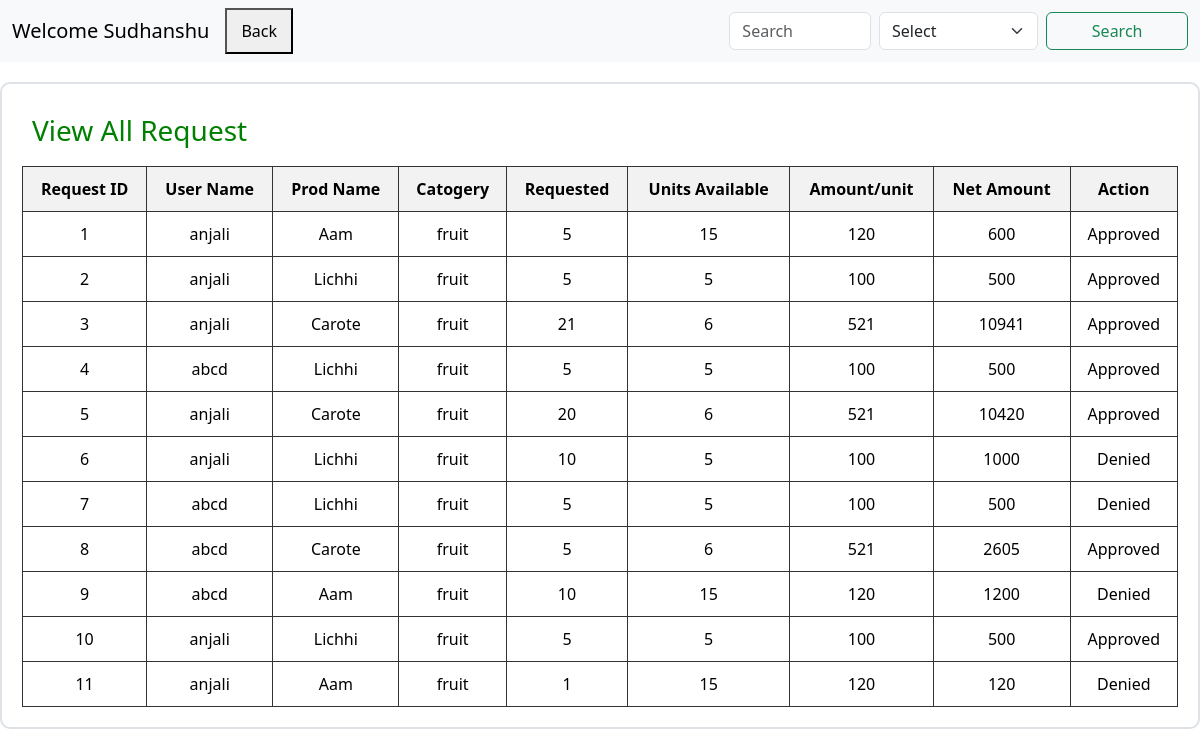
Page /admin/request on the committed database.
### application/models.py (models this page shows)
class User(db.Model):
    __tablename__ = "user"
    id = db.Column(db.Integer, primary_key=True)
    username = db.Column(db.String(20), unique=True, nullable=False)
    email = db.Column(db.String(30), unique=True, nullable=False)
    password = db.Column(db.String(20), nullable=False)
    type = db.Column(db.String(20), default="user", nullable=False)
    requests = db.relationship("Request", backref="user", )

class Request(db.Model):
    __tablename__ = "request"
    id = db.Column(db.Integer, primary_key=True)
    user_id = db.Column(db.Integer, db.ForeignKey("user.id"), nullable=False)
    prod_id = db.Column(db.Integer, db.ForeignKey("product.id"), nullable=False)
    units_requested=db.Column(db.Integer, nullable=False)
    status = db.Column(db.String(20), default="requested", nullable=False)

class Product(db.Model):
    __tablename__ = "product"
    id = db.Column(db.Integer, primary_key=True)
    prod_name = db.Column(db.String(20), nullable=False)
    category = db.Column(db.String(20), nullable=False)
    quantity = db.Column(db.Integer, nullable=False)
    price = db.Column(db.Integer, nullable=False)
    status = db.Column(db.String(20), default="available", nullable=False)
    requests = db.relationship("Request", backref="product",)

### application/controllers.py (the view)
@app.route("/admin/request")
def admin_requ():
    this_user=User.query.filter_by(type="admin").first()
    all_req=Request.query.all()
    return render_template("admin_req.html",this_user=this_user,all_req=all_req)

### templates/admin_req.html (shortened to what this page needs)
<!DOCTYPE html>
<html lang="en">
<head>
    <link rel="stylesheet" href="/static/style.css">
    <link href="https://cdn.jsdelivr.net/npm/bootstrap@5.3.8/dist/css/bootstrap.min.css" rel="stylesheet">
</head>
<body>
    <div class="main">
        <nav class="navbar navbar-expand-lg bg-body-tertiary">
            <div class="container-fluid">
                <a class="navbar-brand" href="#">Welcome {{this_user.username}} </a>
                <div class="collapse navbar-collapse" id="navbarSupportedContent">
                    <ul class="navbar-nav me-auto mb-2 mb-lg-0">
                    <li class="nav-item">
                    <button><a class="nav-link active" aria-current="page" href="/admin_dash">Back</a></button>
                    </li>
                </ul>
                <form class="d-flex" role="search" action="/search" method="GET" >
                    <input class="form-control me-2" type="search" placeholder="Search" name="search" aria-label="Search"/>
                    <select class="form-select me-2" aria-label="Default select example" name="key">
                        <option selected > Select </option>
                    </select>
                    <input class="btn btn-outline-success" type="submit" value="Search">
                </form>
                </div>
            </div>
        </nav>
        <div class="table">
            <h3>View All Request</h3>
            <div>
                <table>
                    <thead>
                    <tr>
                        <th>Request ID</th>
                        <th>User Name</th>
                        <th>Prod Name</th>
                        <th>Catogery</th>
                        <th>Requested</th>
                        <th>Units Available</th>
                        <th>Amount/unit</th>
                        <th>Net Amount</th>
                        <th>Action</th>
                    </tr>
                    </thead>
                    <tbody>
                    {% for i in all_req %}
                    <tr>
                        <td>{{ i.id}}</td>
                        <td>{{ i.user.username}}</td>
                        <td>{{ i.product.prod_name}}</td>
                        <td> {{ i.product.category }}</td>
                        <td> {{i.units_requested}}</td>
                        <td> {{i.product.quantity}}</td>
                        <td> {{i.product.price}}</td>
                        <td> {{i.units_requested * i.product.price}}</td>
                        <td> {%  if i.status=="requested" %}
                            <a href="/approve/{{i.id}}" class="g_btn">Approved</a>
                            <a href="/deny/{{i.id}}" class="r_btn">Denied</a>
                            {% elif i.status=="approved" %}
                             Approved
                            {% else %}
                             Denied
                            {% endif %}
                        </td>
                    </tr>
                    {% endfor %}
                    </tbody>
                </table>
            </div>
        </div>
    </div>
</body>
</html>

### static/style.css (style rules this page uses)
.btn { width: 100%; padding: 10px; background-color: black; color: white; cursor: pointer; }
.table { width: 90%; margin: 20px auto; padding: 20px; border: 2px solid #333; border-radius: 10px; background-color: #fff; }
.table table { width: 100%; border-collapse: collapse; }
.table th, .table td { border: 1px solid #333; padding: 10px; text-align: center; }
.table th { background-color: #f2f2f2; }
.table h3 { color: green; padding: 10px; }

### rows in the picture
User: username "Sudhanshu"
Request: id "1", user.username "anjali", product.prod_name "Aam", product.category "fruit", units_requested "5", product.quantity "15", product.price "120", i.units_requested*i.product.price "600", status "Approved"
Request: id "2", user.username "anjali", product.prod_name "Lichhi", product.category "fruit", units_requested "5", product.quantity "5", product.price "100", i.units_requested*i.product.price "500", status "Approved"
Request: id "3", user.username "anjali", product.prod_name "Carote", product.category "fruit", units_requested "21", product.quantity "6", product.price "521", i.units_requested*i.product.price "10941", status "Approved"
Request: id "4", user.username "abcd", product.prod_name "Lichhi", product.category "fruit", units_requested "5", product.quantity "5", product.price "100", i.units_requested*i.product.price "500", status "Approved"
Request: id "5", user.username "anjali", product.prod_name "Carote", product.category "fruit", units_requested "20", product.quantity "6", product.price "521", i.units_requested*i.product.price "10420", status "Approved"
Request: id "6", user.username "anjali", product.prod_name "Lichhi", product.category "fruit", units_requested "10", product.quantity "5", product.price "100", i.units_requested*i.product.price "1000", status "Denied"
Request: id "7", user.username "abcd", product.prod_name "Lichhi", product.category "fruit", units_requested "5", product.quantity "5", product.price "100", i.units_requested*i.product.price "500", status "Denied"
Request: id "8", user.username "abcd", product.prod_name "Carote", product.category "fruit", units_requested "5", product.quantity "6", product.price "521", i.units_requested*i.product.price "2605", status "Approved"
Request: id "9", user.username "abcd", product.prod_name "Aam", product.category "fruit", units_requested "10", product.quantity "15", product.price "120", i.units_requested*i.product.price "1200", status "Denied"
Request: id "10", user.username "anjali", product.prod_name "Lichhi", product.category "fruit", units_requested "5", product.quantity "5", product.price "100", i.units_requested*i.product.price "500", status "Approved"
Request: id "11", user.username "anjali", product.prod_name "Aam", product.category "fruit", units_requested "1", product.quantity "15", product.price "120", i.units_requested*i.product.price "120", status "Denied"
